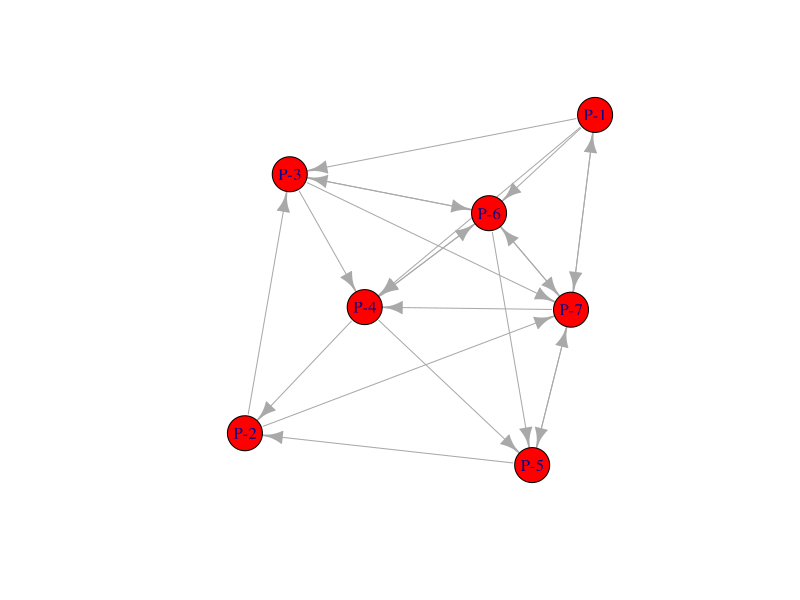

R code for this plot:
N = 7
set.seed(100)
#Sample with replacement, 100 numbers, with 20% of 1
v <- sample(0:1, N^2, replace = T, prob = c(0.6,0.4))
v
#Create matrix of 10X10
m <- matrix(v,nrow=N)
#Set the row and column names
rownames(m) <- paste0("P-",1:N)
colnames(m) <- rownames(m)

# set the diagonal to zero and dislay
diag(m) <- 0
m

#Include the igraph library
install.packages("igraph")
library(igraph)

# create the igraph data structure and display
g1 <- graph_from_adjacency_matrix(m)
g1

#Plot the graph
plot(g1,vertex.size=20,vertex.color="red")
